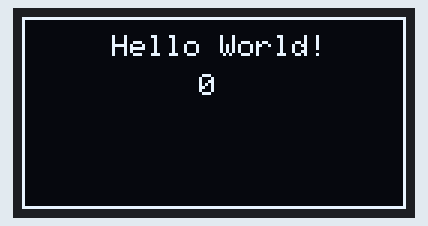
Simulated run of this sketch. Board: Arduino Uno, built with avr-gcc and run on an emulated ATmega328P. On the bench: 128×64 one-colour display.

Above: at 0.1 s.
At 4.2 s:
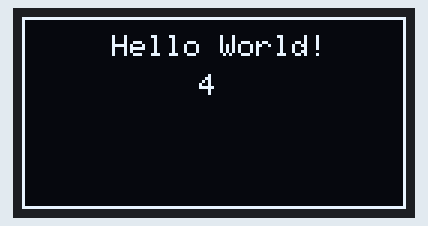
At 7.3 s:
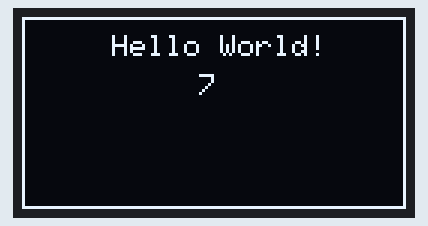
At 18.6 s:
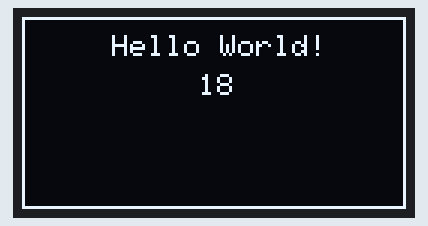
At 28.9 s:
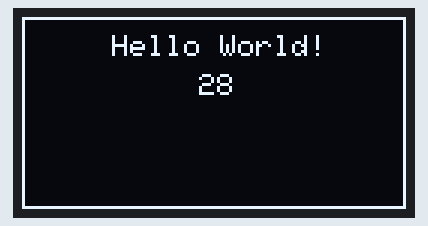
At 38.2 s:
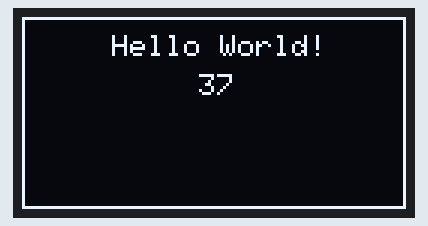

Measured:
- what the display in image 0 shows lasts 1.0 s, from 0.1 s to 1.1 s

The sketch:

ssd1306_128x64_SPI_esp8266.ino
```cpp
/***
Test for OLED-Display 128x64 SPI ESP8266
***/

/* Pinning
 *  Display (Pin) - ESP8266
 *  GND     (1) - GND
 *  VCC     (2) - 3.3V
 *  D0/SCK  (3) - GPIO14
 *  D1/SDA  (4) - GPIO13
 *  RES     (5) - GPIO 4 / ESP Reset-Pin
 *  DC      (6) - GPIO 5
 *  CS      (7) - GPIO 15 / GND
 *
// SCK (CLK) ---> NodeMCU pin D5 (GPIO14)
// MOSI(DIN) ---> NodeMCU pin D7 (GPIO13)
*/


#define OLED_RESET -1
#define OLED_DC     5
#define OLED_CS    -1


#define SCREEN_WIDTH 128    // OLED display width, in pixels
#define SCREEN_HEIGHT 64    // OLED display height, in pixels

#include <Adafruit_GFX.h>    // Adafruit Grafik-Bibliothek wird benötigt
#include <Adafruit_SSD1306.h>// Adafruit SSD1306-Bibliothek wird benötigt

Adafruit_SSD1306 oled(SCREEN_WIDTH, SCREEN_HEIGHT, &SPI, OLED_DC, OLED_RESET, OLED_CS);

int cnt;

void setup(void) {
  // SSD1306_SWITCHCAPVCC = generate display voltage from 3.3V internally
  if(!oled.begin(SSD1306_SWITCHCAPVCC)) {
    for(;;); // Don't proceed, loop forever
  }

  oled.clearDisplay();
  oled.setTextColor(SSD1306_WHITE);
  oled.setTextSize(1);
  oled.drawRect(0, 0, SCREEN_WIDTH, SCREEN_HEIGHT, SSD1306_WHITE);
  oled.display();
}

void loop() {
  oled.setCursor(30,6);
  oled.print("Hello World!");
  oled.fillRect(1,19,126,11,SSD1306_BLACK);
  oled.setCursor(59,19);
  oled.print(cnt);
  oled.display();
  cnt++;
  delay(1000);
}
```
